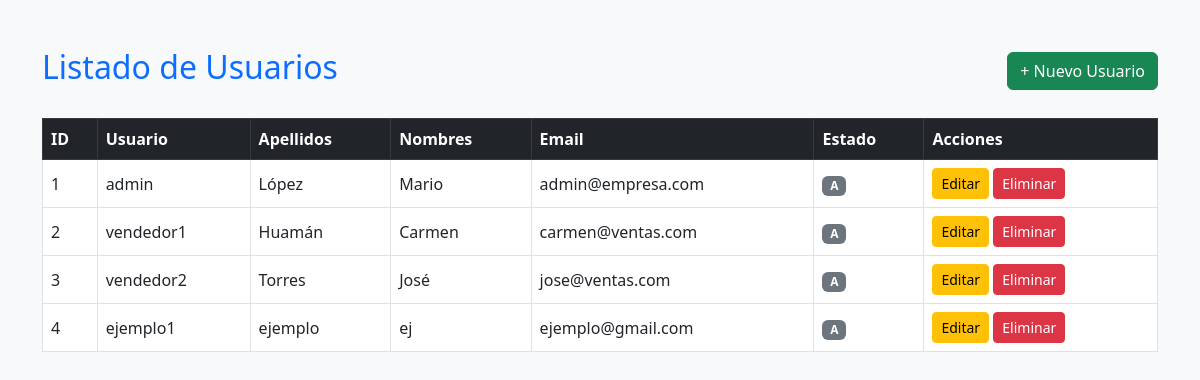
The page /ventasfacturacion/vistas/usuario/index.php on the database its author committed.
### tables this page shows
CREATE TABLE `usuarios` (
  `idusuario` int(11) NOT NULL,
  `nomusuario` varchar(15) DEFAULT NULL,
  `password` varchar(255) DEFAULT NULL,
  `apellidos` varchar(64) DEFAULT NULL,
  `nombres` varchar(64) DEFAULT NULL,
  `email` varchar(64) DEFAULT NULL,
  `estado` char(1) DEFAULT NULL
);

### ventasfacturacion/controladores/UsuarioController.php (called while the page is built, shortened)
<?php
class UsuarioController {
    public function listar() {
        $pdo = Conexion::conectar();
        $stmt = $pdo->query("SELECT * FROM usuarios");
        return $stmt->fetchAll(PDO::FETCH_ASSOC);
    }
}

### ventasfacturacion/vistas/usuario/index.php (the view, shortened to what this page needs)
<?php
require_once __DIR__ . '/../../controladores/UsuarioController.php';
$controller = new UsuarioController();
$usuarios = $controller->listar();
?>
<!DOCTYPE html>
<html lang="es">
<head>
    <link href="https://cdn.jsdelivr.net/npm/bootstrap@5.3.0/dist/css/bootstrap.min.css" rel="stylesheet">
</head>
<body class="bg-light">
    <div class="container mt-5">
        <div class="d-flex justify-content-between align-items-center mb-4">
            <h2 class="text-primary">Listado de Usuarios</h2>
            <a href="crear.php" class="btn btn-success">+ Nuevo Usuario</a>
        </div>
        <div class="table-responsive">
            <table class="table table-bordered table-hover align-middle bg-white">
                <thead class="table-dark">
                    <tr>
                        <th>ID</th>
                        <th>Usuario</th>
                        <th>Apellidos</th>
                        <th>Nombres</th>
                        <th>Email</th>
                        <th>Estado</th>
                        <th>Acciones</th>
                    </tr>
                </thead>
                <tbody>
                    <?php foreach ($usuarios as $u): ?>
                    <tr>
                        <td><?= $u['idusuario'] ?></td>
                        <td><?= $u['nomusuario'] ?></td>
                        <td><?= $u['apellidos'] ?></td>
                        <td><?= $u['nombres'] ?></td>
                        <td><?= $u['email'] ?></td>
                        <td>
                            <span class="badge bg-<?= $u['estado'] === 'activo' ? 'success' : 'secondary' ?>">
                                <?= ucfirst($u['estado']) ?>
                            </span>
                        </td>
                        <td>
                            <a href="editar.php?id=<?= $u['idusuario'] ?>" class="btn btn-warning btn-sm">Editar</a>
                            <a href="index.php?eliminar=<?= $u['idusuario'] ?>"
                               class="btn btn-danger btn-sm"
                               onclick="return confirm('¿Eliminar usuario?')">Eliminar</a>
                        </td>
                    </tr>
                    <?php endforeach; ?>
                </tbody>
            </table>
        </div>
    </div>
</body>
</html>

### rows shown on the page
usuarios: idusuario "1", nomusuario "admin", apellidos "López", nombres "Mario", email "admin@empresa.com", estado "A"
usuarios: idusuario "2", nomusuario "vendedor1", apellidos "Huamán", nombres "Carmen", email "carmen@ventas.com", estado "A"
usuarios: idusuario "3", nomusuario "vendedor2", apellidos "Torres", nombres "José", email "jose@ventas.com", estado "A"
usuarios: idusuario "4", nomusuario "ejemplo1", apellidos "ejemplo", nombres "ej", email "ejemplo@gmail.com", estado "A"
